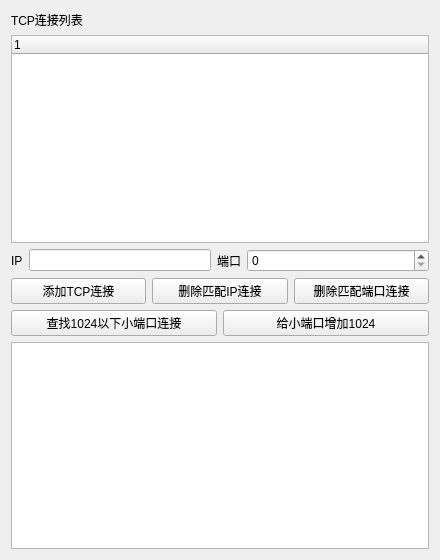
<?xml version="1.0" encoding="UTF-8"?>
<ui version="4.0">
 <class>Widget</class>
 <widget class="QWidget" name="Widget">
  <property name="geometry">
   <rect>
    <x>0</x>
    <y>0</y>
    <width>440</width>
    <height>560</height>
   </rect>
  </property>
  <property name="windowTitle">
   <string>Widget</string>
  </property>
  <layout class="QVBoxLayout" name="verticalLayout">
   <item>
    <widget class="QLabel" name="label_2">
     <property name="text">
      <string>TCP连接列表</string>
     </property>
    </widget>
   </item>
   <item>
    <widget class="QTreeWidget" name="treeWidget">
     <column>
      <property name="text">
       <string notr="true">1</string>
      </property>
     </column>
    </widget>
   </item>
   <item>
    <layout class="QHBoxLayout" name="horizontalLayout_2">
     <item>
      <widget class="QLabel" name="label">
       <property name="text">
        <string>IP</string>
       </property>
      </widget>
     </item>
     <item>
      <widget class="QLineEdit" name="lineEditIP"/>
     </item>
     <item>
      <widget class="QLabel" name="label_3">
       <property name="text">
        <string>端口</string>
       </property>
      </widget>
     </item>
     <item>
      <widget class="QSpinBox" name="spinBoxPort">
       <property name="sizePolicy">
        <sizepolicy hsizetype="Expanding" vsizetype="Fixed">
         <horstretch>0</horstretch>
         <verstretch>0</verstretch>
        </sizepolicy>
       </property>
      </widget>
     </item>
    </layout>
   </item>
   <item>
    <layout class="QHBoxLayout" name="horizontalLayout">
     <item>
      <widget class="QPushButton" name="pushButtonAddTCP">
       <property name="text">
        <string>添加TCP连接</string>
       </property>
      </widget>
     </item>
     <item>
      <widget class="QPushButton" name="pushButtonDelIP">
       <property name="text">
        <string>删除匹配IP连接</string>
       </property>
      </widget>
     </item>
     <item>
      <widget class="QPushButton" name="pushButtonDelPort">
       <property name="text">
        <string>删除匹配端口连接</string>
       </property>
      </widget>
     </item>
    </layout>
   </item>
   <item>
    <layout class="QHBoxLayout" name="horizontalLayout_3">
     <item>
      <widget class="QPushButton" name="pushButtonFindBelow1024">
       <property name="text">
        <string>查找1024以下小端口连接</string>
       </property>
      </widget>
     </item>
     <item>
      <widget class="QPushButton" name="pushButtonPlus1024">
       <property name="text">
        <string>给小端口增加1024</string>
       </property>
      </widget>
     </item>
    </layout>
   </item>
   <item>
    <widget class="QTextBrowser" name="textBrowser"/>
   </item>
  </layout>
 </widget>
 <resources/>
 <connections/>
</ui>
